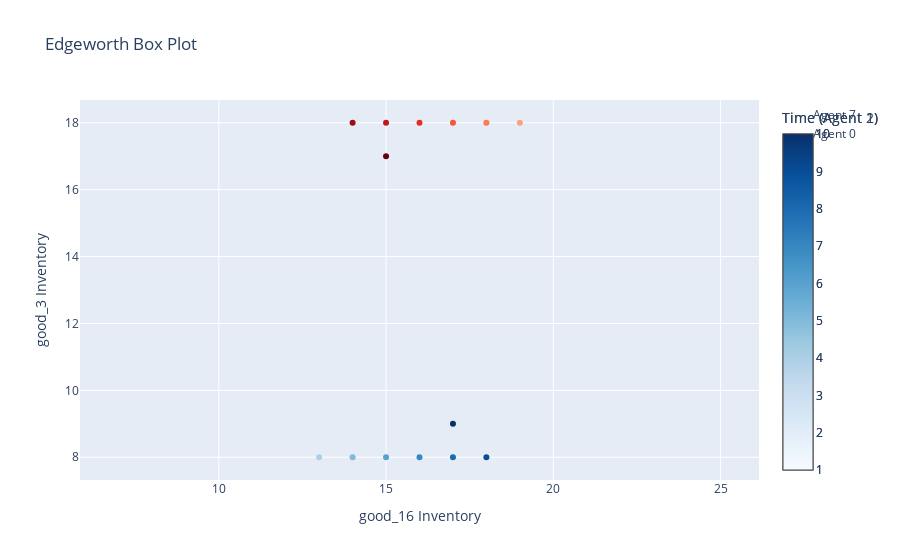

This figure's notebook cell:
### Markdown cell above
Initialize the market and execute.

### Code cell
market = Market()
# 10 Agents, 20 Goods, and max initial endowment of 20 (and no wealth equality)
market.generate_agents(10, 20, 20, False)
market.shuffled_goods_index
market.clear_transactions()
market.execute_exchange(2, strategic_error = 0, plot_type="edgeworth")
# higher strategic_error is, the less trades in the first trading day

### Figure 1 — Plotly figure (JSON) as saved in the notebook; plotly's stock layout.template omitted (floating-point values rounded to 4 significant figures)
{"data": [{"marker": {"color": [1, 2, 3, 4, 5, 6, 7, 8, 9, 10], "colorbar": {"title": {"text": "Time (Agent 1)"}}, "colorscale": [[0, "rgb(255,245,240)"], [0.125, "rgb(254,224,210)"], [0.25, "rgb(252,187,161)"], [0.375, "rgb(252,146,114)"], [0.5, "rgb(251,106,74)"], [0.625, "rgb(239,59,44)"], [0.75, "rgb(203,24,29)"], [0.875, "rgb(165,15,21)"], [1, "rgb(103,0,13)"]], "showscale": true}, "mode": "markers", "name": "Agent 7", "type": "scatter", "x": [18, 17, 18, 19, 18, 17, 16, 15, 14, 15], "y": [18, 18, 18, 18, 18, 18, 18, 18, 18, 17]}, {"marker": {"color": [1, 2, 3, 4, 5, 6, 7, 8, 9, 10], "colorbar": {"title": {"text": "Time (Agent 2)"}}, "colorscale": [[0, "rgb(247,251,255)"], [0.125, "rgb(222,235,247)"], [0.25, "rgb(198,219,239)"], [0.375, "rgb(158,202,225)"], [0.5, "rgb(107,174,214)"], [0.625, "rgb(66,146,198)"], [0.75, "rgb(33,113,181)"], [0.875, "rgb(8,81,156)"], [1, "rgb(8,48,107)"]], "showscale": true}, "mode": "markers", "name": "Agent 0", "type": "scatter", "x": [14, 15, 14, 13, 14, 15, 16, 17, 18, 17], "y": [8, 8, 8, 8, 8, 8, 8, 8, 8, 9]}], "layout": {"hovermode": "closest", "title": {"text": "Edgeworth Box Plot"}, "xaxis": {"title": {"text": "good_16 Inventory"}}, "yaxis": {"scaleanchor": "x", "scaleratio": 1, "title": {"text": "good_3 Inventory"}}}}
